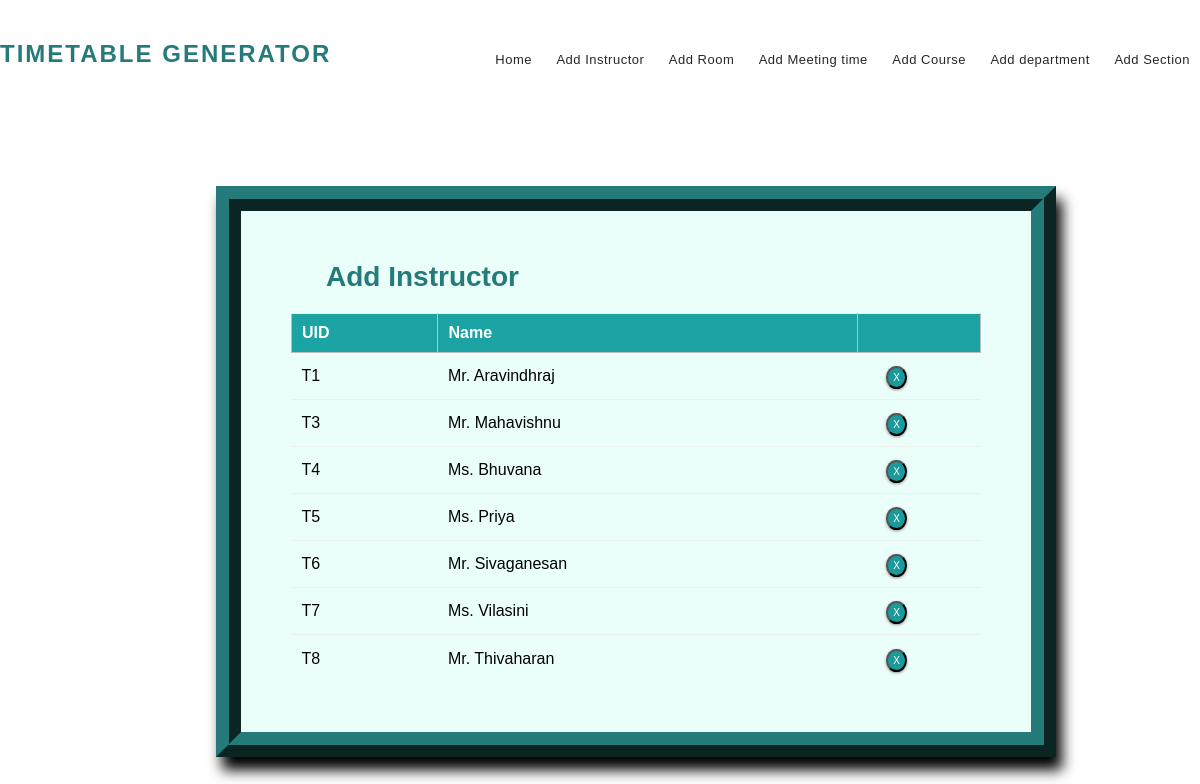
The app's page /instructor_list/ with its own data.
### mm1/models.py (models this page shows, shortened)
class Instructor(models.Model):
    uid = models.CharField(max_length=6)
    name = models.CharField(max_length=25)

### mm1/views.py (the view)
# urls.py: path('instructor_list/', views.inst_list_view, name='editinstructor'),
def inst_list_view(request):
    context = {
        'instructors': Instructor.objects.all()
    }
    return render(request, 'instlist.html', context)

### templates/instlist.html (shortened to what this page needs)
{% extends 'base.html' %}
{% block content %}
{% load static %}
<fieldset class="fieldset">
    <a href="{% url 'addinstructor'%}"><h1 class="tablink" onclick="openPage('new')" id="defaultOpen">Add Instructor</h1></a>
    <div class="tabcontent" id="edit">
        <table class="table1">
            <thead>
            <tr class="table-headers">
            <th>UID</th>
            <th>Name</th>
            <th  class="empty"></th>
            </tr>
            </thead>
            <tbody>
            {% for inst in instructors %}
            <tr>
             <td>{{inst.uid}}</td>
             <td>{{inst.name}}</td>
             <td class="empty">
                <form action="{% url 'deleteinstructor' inst.id %}" method="post">
                        <input type="submit" value="X" class="cross">
                </form>
             </td>
             </tr>
            {% endfor %}
            </tbody>
        </table>
    </div>
</fieldset>
{% endblock %}

### templates/base.html (shortened to what this page needs)
{% load static %}
<!DOCTYPE html>
<html>
    <head>
        <link rel="stylesheet" type="text/css" href="{% static 'CSS/style.css' %}">
    </head>
    <body>
        <div class="main" >
                <div class="logo">
                    <h2>TIMETABLE GENERATOR</h2>
                </div>
                <nav>
                	<ul>
                	<li><a href="{% url 'home' %}">Home</a></li>
                	  <li><a href="{% url 'addinstructor' %}">Add Instructor</a></li>
                	  <li><a href="{% url 'addroom' %}">Add Room </a></li>
                	  <li><a href="{% url 'addmeetingtime' %}">Add Meeting time</a></li>
                	  <li><a href="{% url 'addcourse' %}">Add Course</a></li>
                	  <li><a href="{% url 'adddepartment' %}">Add department</a></li>
                      <li><a href="{% url 'addsection' %}">Add Section</a></li>
                	</ul>
                </nav>
            {% block content %}
            {% endblock %}
         </div>
    </body>
</html>

### static/CSS/style.css (style rules this page uses)
* { margin: 0; padding: 0; box-sizing: border-box; font-family: sans-serif; }
html { scroll-behavior: smooth; }
a { text-decoration:none; }
.main { max-width: 1200px; height: auto; margin:0 auto; }
.logo { top:-50px; position: relative; float: left; }
.logo h2 { margin-top: 40px; margin-bottom: 20px; letter-spacing: 2px; color: #257a7a; }
nav { width: 100%; height: 100px; background-color: #fff; padding-bottom: 20px; margin-top: 50px; }
nav ul { float: right; }
nav ul li { display: inline-block; list-style: none; }
nav ul li a { text-decoration: none; color: #272727; padding: 35px 10px; font-size: 13px; letter-spacing: 0.5px; }
nav a { transition: 0.4s all; }
form { margin-top: 3%; margin-left: 18%; margin-right: 12%; }
fieldset h1 { color: #257a7a; padding-bottom: 20px; margin-left: 35px; display: inline-block; cursor: pointer; font-size: 28px; }
fieldset input { padding:8px; color: #938c8c }
.table2 td, th { border: 1px solid rgb(190,190,190); padding: 10px 20px; }
.table1 { width: 100%; border-collapse: collapse; text-align: left; overflow: hidden; }
.table1 td, th { border-top: 1px solid #ECF0F1; padding: 10px; }
.table1 th { background-color: #1ca4a4; color: #fff; }
.cross { border-radius: 50%; font-size:10px; box-shadow: 0px 1px 3px 0px #9e9292; padding: 4px 5px; color: #fff; background-color: #1a9a9a; cursor: pointer; }
.fieldset { margin-top: 3%; margin-left: 18%; margin-right: 12%; padding: 50px; border-width: 25px; border-style: ridge; border-color: #257a7a; box-shadow: 6px 13px 13px 0px black; background-color: #ebfffa; }

### records on screen
Instructor: uid "T1", name "Mr. Aravindhraj"
Instructor: uid "T3", name "Mr. Mahavishnu"
Instructor: uid "T4", name "Ms. Bhuvana"
Instructor: uid "T5", name "Ms. Priya"
Instructor: uid "T6", name "Mr. Sivaganesan"
Instructor: uid "T7", name "Ms. Vilasini"
Instructor: uid "T8", name "Mr. Thivaharan"
